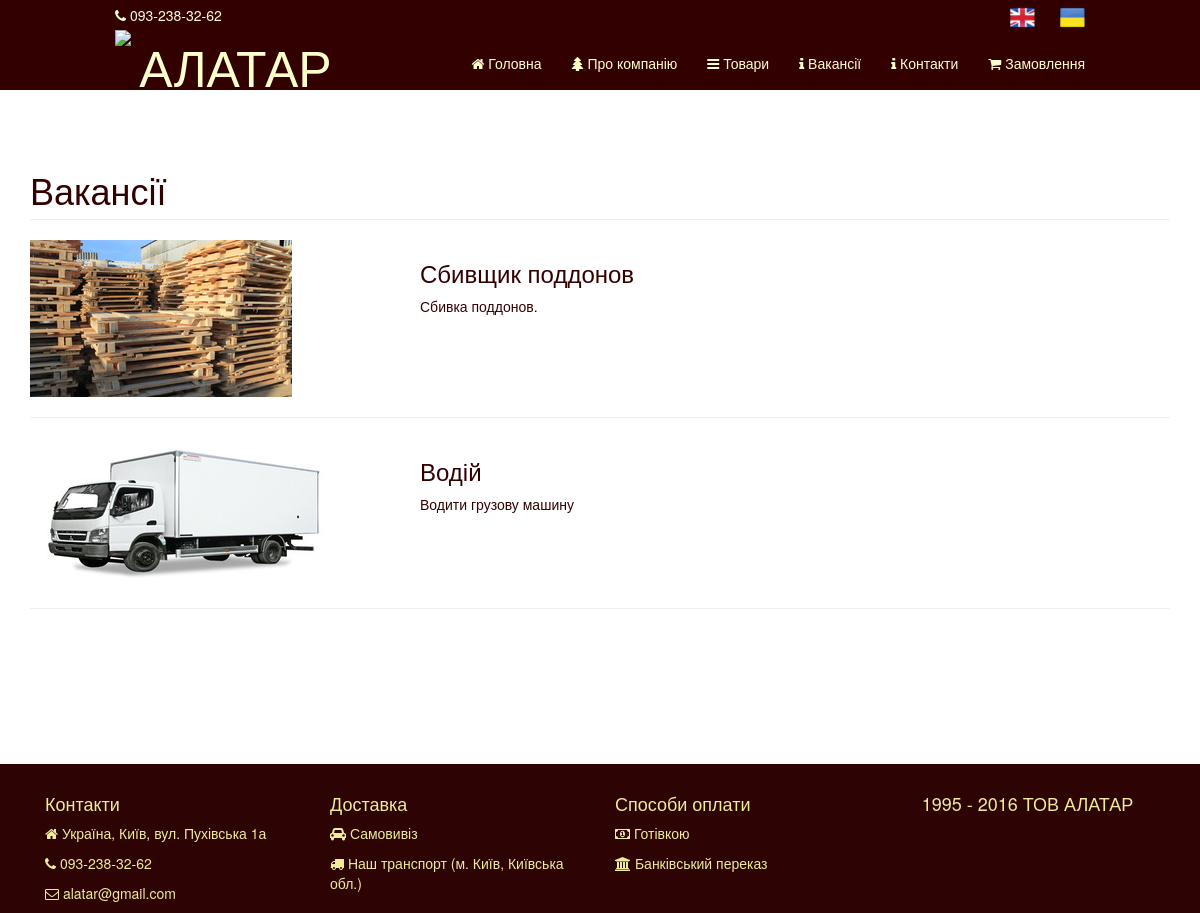
The app's page /vacancy/, older data.
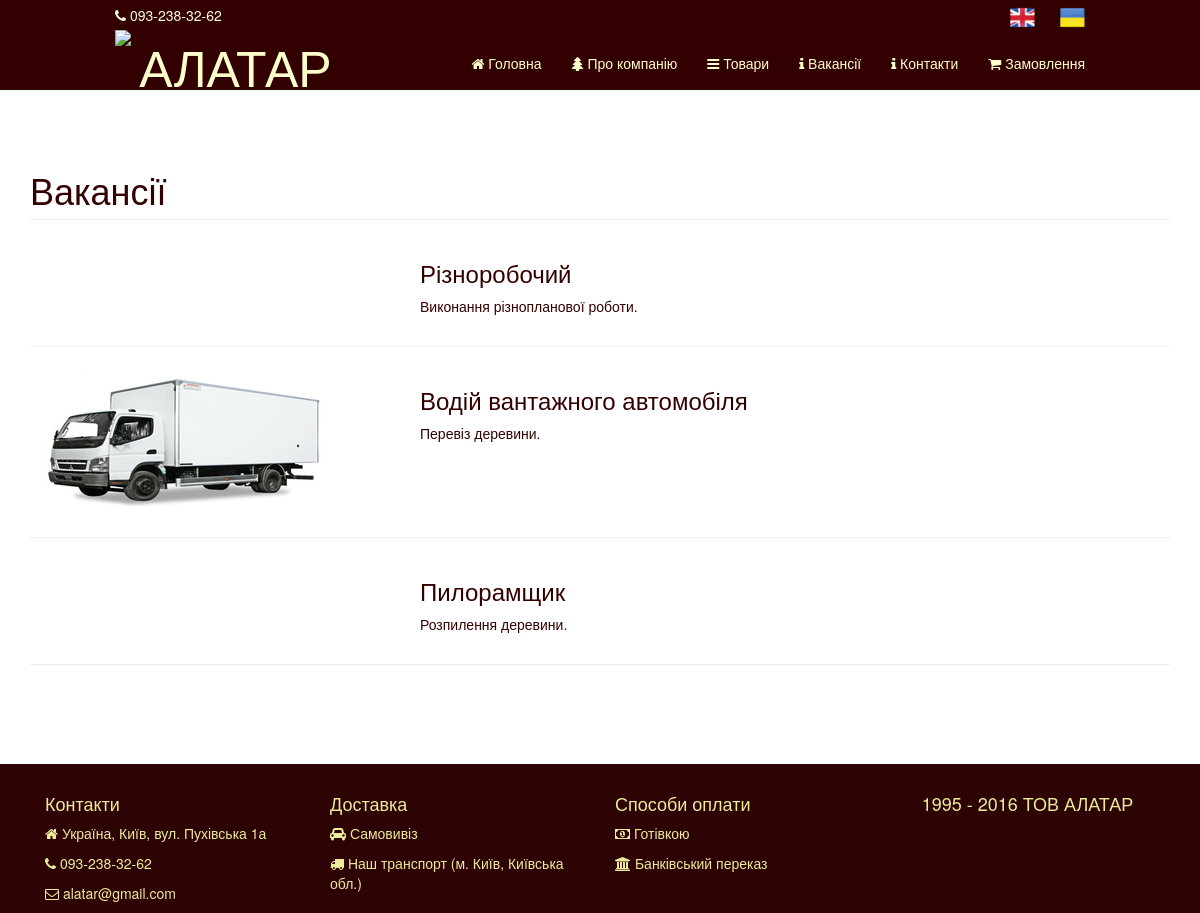
The same page, newer data.
### tables this page shows
CREATE TABLE IF NOT EXISTS `vacancies_ukr` (
  `id` int(11) NOT NULL AUTO_INCREMENT,
  `caption` varchar(200) NOT NULL,
  `info` varchar(500) DEFAULT NULL,
  `image` varchar(50) DEFAULT NULL,
  PRIMARY KEY (`id`)
);

### index.php (called while the page is built)
<?php
require_once 'core.php';

### Recordset.php (called while the page is built, shortened)
<?php
INCLUDE '/DB.php';
class Recordset {
    private $database;
    private $dbh;
    public function __construct(){
        $this->database = DB::get();
    }
    public function connect(){
        $this->dbh = $this->database->connect();
    }
    public function SQL(){
        $args = func_get_args();
        $query = $args[0];
        $argsCount = count($args);
        if($argsCount > 1){
            if(is_array($args[1])){
                $this->sth = $this->dbh->prepare($query);
                $this->sth->execute($args[1]);
            }
            else{
                array_shift($args);
                $this->sth = $this->dbh->prepare($query);
                $this->sth->execute($args);
            }
        }
        else{
            $this->sth = $this->dbh->query($query);
        }
    }
}
?>

### DB.php (called while the page is built, shortened)
<?php
class DB{
    private static $instance;
    private $host = "localhost";
    private $dbname = "AlatarDB";
    private $user = "root";
    private $pass = "";
    public static function get(){
        if (self::$instance === null){
            self::$instance = new DB();
        }
        return self::$instance;
    }
    public function connect(){
        try{
            $this->dbh = new PDO("mysql:host=".$this->host.";dbname=".$this->dbname, $this->user, $this->pass);
            return $this->dbh;
        } catch(PDOException $e){
            $this->connected = false;
            echo $e->getMessage();
        }
    }
}
?>

### views/vacancy_view.php (the view)
<div class="container" style="margin-top: 40px;">
    <div class="page">
    <div class="row">
            <div class="col-lg-12">
                <h1 class="page-header"><?=Page::$local_const['static']['vacancy']?></h1>
            </div>
    </div>
    <?foreach($this->data as $row){?>
        <div class="row">
            <div class="col-md-4">
                <img class="img-responsive " src="/images/<?=$row['image']?>" alt="">
            </div>
            <div class="col-md-5">
                <h3><?=$row['caption']?></h3>
                <p><?=$row['info']?></p>
            </div>
        </div>
        <hr>
        <?}?>

### core.php (shortened to what this page needs)
<?php
include 'Recordset.php';
include 'page.php';
$lang = '/';
if(isset($_SESSION['lang'])){
    if($_SESSION['lang'] == '_en'){
        Page::$local_const = parse_ini_file('en.ini', true);
        $lang = '/en';
    }
    elseif($_SESSION['lang'] == '_ukr'){
        Page::$local_const = parse_ini_file('ukr.ini', true);
        $lang = '/';
    }
}
else{
    $lang = '/';
}
$code = "main";
$routes = explode('/', $_SERVER['REQUEST_URI']);
array_shift($routes);
if($routes[0]==='admin' || file_exists('adminka/'.$routes[0].'.php')){
    if(IN_ADMIN){
        if($routes[0]=='admin'){
            $title = "Сторінка адміністратора";
            include 'views/header.php';
            include 'views/admin_view.php';
            include 'views/footer.php';
        }
        else{
            include 'adminka/'.$routes[0].'.php';
        }
    }
    else{
        include 'views/header.php';
        include 'views/404_view.php';
        include 'views/footer.php';
    }
}
else {
    if (!empty($routes[0])) {
        if($routes[0]!='en') {
            $code = $routes[0];
        }
    }
    $page = new Page($code);
    $page->getContent();
    include 'views/header.php';
    $page->publish();
    include 'views/footer.php';
}

### views/header.php (shortened to what this page needs)
<!DOCTYPE html>
<html lang="en">
<head>
    <link href="/css/bootstrap.css" rel="stylesheet">
    <link href="/css/modern-business.css" rel="stylesheet">
    <link href="/css/login.css" rel="stylesheet">
	<link rel="stylesheet" href="/font-awesome/css/font-awesome.min.css">
	<link href="//maxcdn.bootstrapcdn.com/font-awesome/4.2.0/css/font-awesome.min.css" rel="stylesheet">
    <link href="/css/site.css" rel="stylesheet">
</head>
<body>
<nav class="navbar navbar-inverse navbar-fixed-top header-style" role="navigation">
    <div class="header-tel-number col-lg-10 col-lg-offset-1 col-xs-12">
        <span><i class="fa fa-phone"></i> 093-238-32-62</span>
        <span class="lang" id="ukr" title="Українською"><a href="<?if($routes[0] == 'en') echo '/'; else echo '/'.$routes[0];?>"><img src="/images/Ukraine-Flag.png"></a></span>
        <span class="lang" id="en" title="English"><a href="<?=$_SERVER['REQUEST_URI']; if(empty($routes[0])) echo 'en'; elseif($routes[0]!='en' && $routes[1]!='en') echo '/en';?>"><img src="/images/United-Kingdom-flag.png"></a></span>
    </div>
    <div class="container col-lg-10 col-lg-offset-1 col-xs-12">
        <div class="navbar-header">
            <div id="brand-title-div">
                <a class="navbar-brand" href="/">
                    <img id="brand-image" src="/images/alatar2.png" style="height:50px">
                    <div id="brand-title"> <?=Page::$local_const['static']['Alatar']?></div>
                </a>
            </div>
        </div>
        <div class="collapse navbar-collapse" id="bs-example-navbar-collapse-1">
            <ul class="nav navbar-nav navbar-right">
                <li>
                    <a href="<?=$lang?>"><i class = "fa fa-home"></i> <?=Page::$local_const['static']['main_page']?></a>
                </li>
                <li>
                    <a href="/about<?=$lang?>"><i class = "fa fa-tree"></i> <?=Page::$local_const['static']['about']?></a>
                </li>
                <li>
                    <a href="/product<?=$lang?>"><i class = "fa fa-bars"></i> <?=Page::$local_const['static']['products']?></a>
                </li>
                <li>
                    <a href="/vacancy<?=$lang?>"><i class="fa fa-info"></i> <?=Page::$local_const['static']['vacancy']?></a>
                </li>
                <li>
                    <a href="/contacts<?=$lang?>"><i class="fa fa-info"></i> <?=Page::$local_const['static']['contacts']?></a>
                </li>
                <li>
                    <a href="/order<?=$lang?>"><i class="fa fa-shopping-cart"></i> <?=Page::$local_const['static']['order']?></a>
                </li>
            </ul>
        </div>
    </div>
</nav>

### page.php (shortened to what this page needs)
<?php
include_once 'Recordset.php';
class Page{
    public static $db;
    public static $languagePrefix, $local_const;
    private $code,$caption,$content,$parentCode,$isContainer,$aliasOf,$productCode;
    private $view='main', $filename, $title = 'ТОВ "АЛАТАР" купить пиломатериалы недорого Киев';
    private $data = array(), $data1 = array(), $product_types = array();
    private $notFound=false;
    public function __construct($code){
        $this->view = $code;
        if(is_array($code)){
            $this->field = $code;
        }else {
            $this->code = $code;
            $sql = "SELECT * FROM pages".self::$languagePrefix." WHERE code = '".$this->code."'";
            self::$db->SQL($sql);
            $this->field = self::$db->nextRow();
        }
        $this->isContainer = $this->field['isContainer'];
    }
    public function getContent(){
        if(!$this->notFound) {
            if ($this->isContainer === '1') {
                if ($this->code == 'contacts') {
                    self::$db->SQL("SELECT * FROM map");
                    array_push($this->data1, self::$db->nextRow());
                } elseif ($this->code === 'vacancy') {
                    $sql = "SELECT * FROM vacancies".self::$languagePrefix;
                    self::$db->SQL($sql);
                    while ($row = self::$db->nextRow())
                        array_push($this->data, $row);
                } elseif ($this->code === 'orders') {
                    self::$db->SQL("SELECT * FROM orders");
                    while ($row = self::$db->nextRow())
                        array_push($this->data, $row);
                }
            }
        }
        $this->filename = 'views/'.$this->view.'_view.php';
    }
    public function publish(){
        if(file_exists($this->filename)) {
            include $this->filename;
        }
        else{
            include 'views/404_view.php';
        }
    }
}

### views/footer.php (shortened to what this page needs)
</div>
</div>
<div class="footer-container">
    <div class="container">
        <footer id = "footer" style="margin-top: 20px;">
            <div class="row">
                <div class="col-lg-12 col-sm-12">
                    <div class="footer-col col-lg-3 col-sm-3 col-xs-6">
                        <h4><?=Page::$local_const['static']['contacts']?></h4>
                        <p><i class="fa fa-home"></i> <?=Page::$local_const['static']['adress']?></p>
                        <p><i class="fa fa-phone"></i> 093-238-32-62</p>
                        <p><i class="fa fa-envelope-o"></i> alatar@gmail.com</p>
                    </div>
                    <div class="footer-col col-lg-3 col-sm-3 col-xs-6 ">
                        <h4><?=Page::$local_const['static']['delivery']?></h4>
                            <p><i class="fa fa-car"></i> <?=Page::$local_const['static']['self_delivery']?></p>
                            <p><i class="fa fa-truck"></i> <?=Page::$local_const['static']['our_transport']?></p>
                    </div>
                    <div class="footer-col col-lg-3 col-sm-3 col-xs-6 my-hide">
                        <h4><?=Page::$local_const['static']['payment']?></h4>
                            <p><i class="fa fa-money"></i> <?=Page::$local_const['static']['cash_payment']?></p>
                            <p><i class="fa fa-bank"></i> <?=Page::$local_const['static']['bank_payment']?></p>
                    </div>
                    <div class = "col-lg-3 col-sm-3 col-xs-12 ">
                        <h4 class = "main-text"><?=Page::$local_const['static']['Alatar_footer']?></h4>
                    </div>
                </div>
            </div>
        </footer>
    </div>
</div>
</body>
</html>

### css/modern-business.css (style rules this page uses)
html, body { height: 100%; }
body { padding-top: 90px; }
footer { margin: 50px 0; }

### css/site.css (style rules this page uses)
body:first-line { content: ''; }
body { background-color: #ffffff; color: #330000; }
.header-style { background-color: #330000; color: #FDFDDA; border-color: #330000; }
.navbar-inverse .navbar-nav>li>a { color: #ffffcc; }
.navbar-inverse .navbar-brand { color: #ffffcc; }
a { color: #330000; }
.header-tel-number { padding-right: 15px; padding-left: 15px; padding-bottom: 10px; }
.header-tel-number span { float: left; padding-top: 5px; margin-bottom: -10px; }
.header-tel-number span:not(:first-of-type) { float: right; padding: 5px 0 0 15px; }
.header-tel-number>span>a { color: #FDFDDA; }
.navbar-brand { font-size: 30px; }
.navbar { min-height: 90px; }
.collapse { margin-top: 8px; }
.navbar > .container { bottom: 0; }
.lang { margin-left: 10px; }
.navbar-brand { padding: 0px; line-height: normal; }
@media all and (min-width: 930px) { .navbar > .container .navbar-brand, .navbar > .container-fluid .navbar-brand { margin-left: 0px; } }
#brand-title { display: inline-block; font-size: 50px; }
#brand-title-div:after { content: ''; clear: both; display: table; }
.navbar-brand > img { display: inline-block; vertical-align: top; }
.footer-container { background-color: #2d0303; color:#ecec9b; margin-top: 30px; }
.footer-container .container { height: auto; }

### views/footer.php (style rules this page uses)
html { position: relative; }
#footer { bottom: 0; margin: 50px 0 0 0; }
.page { display: table-row; height: 100%; }
.container { position: relative; display: table; height: 85%; }
.main-text { text-align: center; }

Row changes from the older to the newer data that the page shows:
changed vacancies_ukr: caption "Сбивщик поддонов" → "Різноробочий"; info "Сбивка поддонов." → "Виконання різнопланової роботи."; image: picture removed
changed vacancies_ukr: caption "Водій" → "Водій вантажного автомобіля"; info "Водити грузову машину" → "Перевіз деревини."
added vacancies_ukr: caption "Пилорамщик", info "Розпилення деревини."
